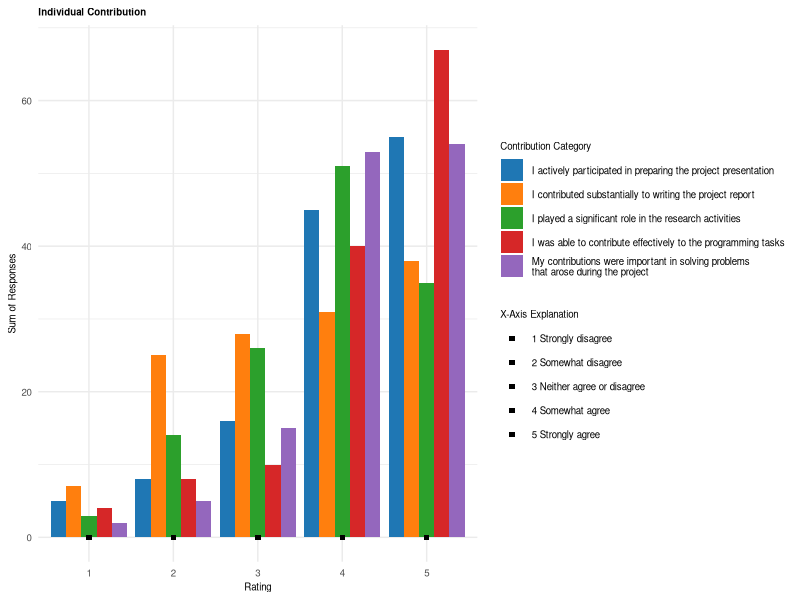

The R script that drew this image:
library(ggplot2)

# Hauptdaten
data <- data.frame(
  Kategorie = rep(c(
    "I was able to contribute effectively to the programming tasks",
    "I played a significant role in the research activities",
    "My contributions were important in solving problems \nthat arose during the project",
    "I actively participated in preparing the project presentation",
    "I contributed substantially to writing the project report"
  ), each = 5),
  Bewertung = rep(c("1", "2", "3", "4", "5"), times = 5),
  Wert = c(
    1+3, 0+8, 4+6, 17+23, 17+50,
    1+2, 2+12, 14+12, 13+38, 9+26,
    1+1, 2+3, 7+8, 15+38, 14+40,
    0+5, 0+8, 4+12, 17+28, 18+37,
    1+6, 8+17, 6+22, 8+23, 16+22
  )
)

# Dummy-Daten zur Erklärung der X-Achse
xaxis_expl <- data.frame(
  Rating = factor(c("1", "2", "3", "4", "5")),
  Explanation = c("1 Strongly disagree", "2 Somewhat disagree", "3 Neither agree or disagree", "4 Somewhat agree", "5 Strongly agree")
)

# Plot with reduced text size (size = 7)
ggplot(data, aes(x = Bewertung, y = Wert, fill = Kategorie)) +
  geom_bar(stat = "identity", position = "dodge") +
  geom_point(data = xaxis_expl, aes(x = Rating, y = 0, shape = Explanation), inherit.aes = FALSE) +
  scale_shape_manual(
    name = "X-Axis Explanation",
    values = rep(15, 5)
  ) +
  scale_fill_manual(
    name = "Contribution Category",
    values = c("#1f77b4", "#ff7f0e", "#2ca02c", "#d62728", "#9467bd")
  ) +
  labs(
    title = "Individual Contribution",
    x = "Rating",
    y = "Sum of Responses"
  ) +
  theme_minimal() +
  theme(
    text = element_text(size = 7),
    axis.title = element_text(size = 7),
    axis.text = element_text(size = 7),
    legend.title = element_text(size = 7),
    legend.text = element_text(size = 7),
    plot.title = element_text(size = 7, face = "bold"),
    strip.text = element_text(size = 7)
  )
